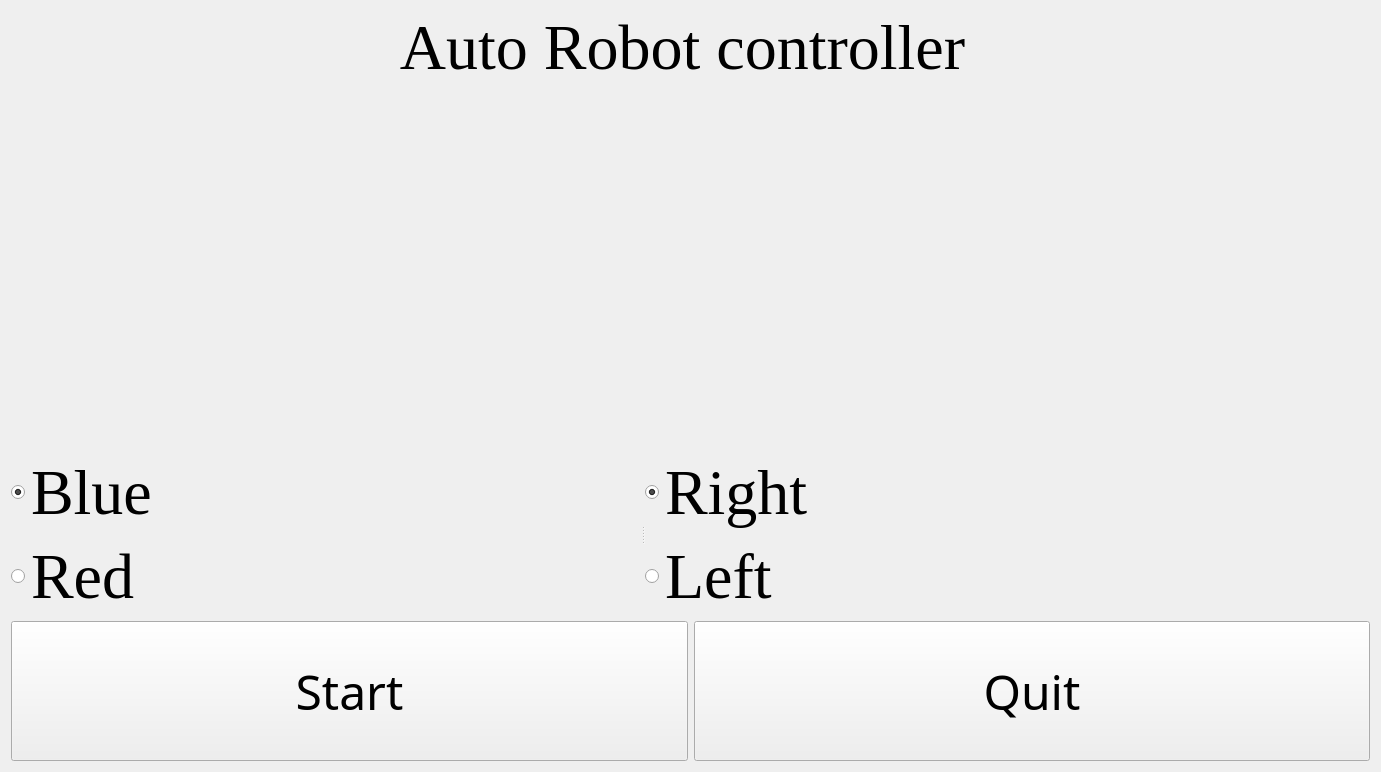
<?xml version="1.0" encoding="UTF-8"?>
<ui version="4.0">
 <class>mainwindow</class>
 <widget class="QWidget" name="mainwindow">
  <property name="geometry">
   <rect>
    <x>0</x>
    <y>0</y>
    <width>1381</width>
    <height>772</height>
   </rect>
  </property>
  <property name="sizePolicy">
   <sizepolicy hsizetype="Expanding" vsizetype="Expanding">
    <horstretch>0</horstretch>
    <verstretch>0</verstretch>
   </sizepolicy>
  </property>
  <property name="windowTitle">
   <string>Form</string>
  </property>
  <layout class="QVBoxLayout" name="verticalLayout_3">
   <property name="sizeConstraint">
    <enum>QLayout::SetDefaultConstraint</enum>
   </property>
   <item>
    <widget class="QLabel" name="label_2">
     <property name="font">
      <font>
       <family>Times New Roman</family>
       <pointsize>48</pointsize>
      </font>
     </property>
     <property name="toolTipDuration">
      <number>6</number>
     </property>
     <property name="text">
      <string>Auto Robot controller </string>
     </property>
     <property name="alignment">
      <set>Qt::AlignCenter</set>
     </property>
    </widget>
   </item>
   <item>
    <layout class="QHBoxLayout" name="horizontalLayout_2">
     <item>
      <widget class="QLabel" name="label_3">
       <property name="sizePolicy">
        <sizepolicy hsizetype="Preferred" vsizetype="Preferred">
         <horstretch>0</horstretch>
         <verstretch>0</verstretch>
        </sizepolicy>
       </property>
       <property name="minimumSize">
        <size>
         <width>524</width>
         <height>358</height>
        </size>
       </property>
       <property name="maximumSize">
        <size>
         <width>1080</width>
         <height>1920</height>
        </size>
       </property>
       <property name="text">
        <string/>
       </property>
       <property name="pixmap">
        <pixmap>C:/Users/gg/Pictures/微信图片_20240225235052.png</pixmap>
       </property>
       <property name="scaledContents">
        <bool>true</bool>
       </property>
       <property name="alignment">
        <set>Qt::AlignCenter</set>
       </property>
      </widget>
     </item>
     <item>
      <widget class="QLabel" name="label">
       <property name="sizePolicy">
        <sizepolicy hsizetype="Preferred" vsizetype="Preferred">
         <horstretch>0</horstretch>
         <verstretch>0</verstretch>
        </sizepolicy>
       </property>
       <property name="minimumSize">
        <size>
         <width>524</width>
         <height>358</height>
        </size>
       </property>
       <property name="maximumSize">
        <size>
         <width>1080</width>
         <height>1920</height>
        </size>
       </property>
       <property name="text">
        <string/>
       </property>
       <property name="pixmap">
        <pixmap>C:/Users/gg/Pictures/微信图片_20240225205435.jpg</pixmap>
       </property>
       <property name="scaledContents">
        <bool>true</bool>
       </property>
       <property name="alignment">
        <set>Qt::AlignCenter</set>
       </property>
      </widget>
     </item>
    </layout>
   </item>
   <item>
    <widget class="QSplitter" name="splitter">
     <property name="orientation">
      <enum>Qt::Horizontal</enum>
     </property>
     <widget class="QWidget" name="layoutWidget">
      <layout class="QVBoxLayout" name="verticalLayout">
       <item>
        <widget class="QRadioButton" name="radioButton_2">
         <property name="sizePolicy">
          <sizepolicy hsizetype="Expanding" vsizetype="Expanding">
           <horstretch>0</horstretch>
           <verstretch>0</verstretch>
          </sizepolicy>
         </property>
         <property name="font">
          <font>
           <family>Times New Roman</family>
           <pointsize>48</pointsize>
          </font>
         </property>
         <property name="cursor">
          <cursorShape>OpenHandCursor</cursorShape>
         </property>
         <property name="tabletTracking">
          <bool>false</bool>
         </property>
         <property name="text">
          <string>Blue</string>
         </property>
         <property name="iconSize">
          <size>
           <width>100</width>
           <height>100</height>
          </size>
         </property>
         <property name="checkable">
          <bool>true</bool>
         </property>
         <property name="checked">
          <bool>true</bool>
         </property>
        </widget>
       </item>
       <item>
        <widget class="QRadioButton" name="radioButton">
         <property name="sizePolicy">
          <sizepolicy hsizetype="Expanding" vsizetype="Expanding">
           <horstretch>0</horstretch>
           <verstretch>0</verstretch>
          </sizepolicy>
         </property>
         <property name="font">
          <font>
           <family>Times New Roman</family>
           <pointsize>48</pointsize>
          </font>
         </property>
         <property name="cursor">
          <cursorShape>OpenHandCursor</cursorShape>
         </property>
         <property name="tabletTracking">
          <bool>true</bool>
         </property>
         <property name="text">
          <string>Red</string>
         </property>
         <property name="iconSize">
          <size>
           <width>100</width>
           <height>100</height>
          </size>
         </property>
         <property name="checked">
          <bool>false</bool>
         </property>
         <property name="autoRepeat">
          <bool>false</bool>
         </property>
        </widget>
       </item>
      </layout>
     </widget>
     <widget class="QWidget" name="layoutWidget_2">
      <layout class="QVBoxLayout" name="verticalLayout_2">
       <item>
        <widget class="QRadioButton" name="radioButton_4">
         <property name="sizePolicy">
          <sizepolicy hsizetype="Expanding" vsizetype="Expanding">
           <horstretch>0</horstretch>
           <verstretch>0</verstretch>
          </sizepolicy>
         </property>
         <property name="font">
          <font>
           <family>Times New Roman</family>
           <pointsize>48</pointsize>
          </font>
         </property>
         <property name="cursor">
          <cursorShape>OpenHandCursor</cursorShape>
         </property>
         <property name="tabletTracking">
          <bool>true</bool>
         </property>
         <property name="text">
          <string>Right</string>
         </property>
         <property name="iconSize">
          <size>
           <width>100</width>
           <height>100</height>
          </size>
         </property>
         <property name="checked">
          <bool>true</bool>
         </property>
        </widget>
       </item>
       <item>
        <widget class="QRadioButton" name="radioButton_3">
         <property name="sizePolicy">
          <sizepolicy hsizetype="Expanding" vsizetype="Expanding">
           <horstretch>0</horstretch>
           <verstretch>0</verstretch>
          </sizepolicy>
         </property>
         <property name="font">
          <font>
           <family>Times New Roman</family>
           <pointsize>48</pointsize>
          </font>
         </property>
         <property name="cursor">
          <cursorShape>OpenHandCursor</cursorShape>
         </property>
         <property name="tabletTracking">
          <bool>true</bool>
         </property>
         <property name="text">
          <string>Left</string>
         </property>
         <property name="iconSize">
          <size>
           <width>100</width>
           <height>100</height>
          </size>
         </property>
         <property name="checkable">
          <bool>true</bool>
         </property>
         <property name="checked">
          <bool>false</bool>
         </property>
         <property name="autoExclusive">
          <bool>true</bool>
         </property>
        </widget>
       </item>
      </layout>
     </widget>
    </widget>
   </item>
   <item>
    <layout class="QHBoxLayout" name="horizontalLayout">
     <item>
      <widget class="QPushButton" name="pushButton">
       <property name="sizePolicy">
        <sizepolicy hsizetype="Expanding" vsizetype="Expanding">
         <horstretch>0</horstretch>
         <verstretch>0</verstretch>
        </sizepolicy>
       </property>
       <property name="font">
        <font>
         <family>Agency FB</family>
         <pointsize>36</pointsize>
        </font>
       </property>
       <property name="text">
        <string>Start</string>
       </property>
      </widget>
     </item>
     <item>
      <widget class="QPushButton" name="pushButton_2">
       <property name="sizePolicy">
        <sizepolicy hsizetype="Expanding" vsizetype="Expanding">
         <horstretch>0</horstretch>
         <verstretch>0</verstretch>
        </sizepolicy>
       </property>
       <property name="font">
        <font>
         <family>Agency FB</family>
         <pointsize>36</pointsize>
        </font>
       </property>
       <property name="mouseTracking">
        <bool>true</bool>
       </property>
       <property name="layoutDirection">
        <enum>Qt::LeftToRight</enum>
       </property>
       <property name="text">
        <string>Quit</string>
       </property>
      </widget>
     </item>
    </layout>
   </item>
  </layout>
 </widget>
 <resources/>
 <connections>
  <connection>
   <sender>pushButton_2</sender>
   <signal>clicked(bool)</signal>
   <receiver>mainwindow</receiver>
   <slot>close()</slot>
   <hints>
    <hint type="sourcelabel">
     <x>976</x>
     <y>745</y>
    </hint>
    <hint type="destinationlabel">
     <x>783</x>
     <y>724</y>
    </hint>
   </hints>
  </connection>
  <connection>
   <sender>pushButton</sender>
   <signal>clicked()</signal>
   <receiver>mainwindow</receiver>
   <slot>go_to_Bucket()</slot>
   <hints>
    <hint type="sourcelabel">
     <x>416</x>
     <y>729</y>
    </hint>
    <hint type="destinationlabel">
     <x>-3</x>
     <y>617</y>
    </hint>
   </hints>
  </connection>
 </connections>
 <slots>
  <slot>go_to_Bucket()</slot>
 </slots>
</ui>
